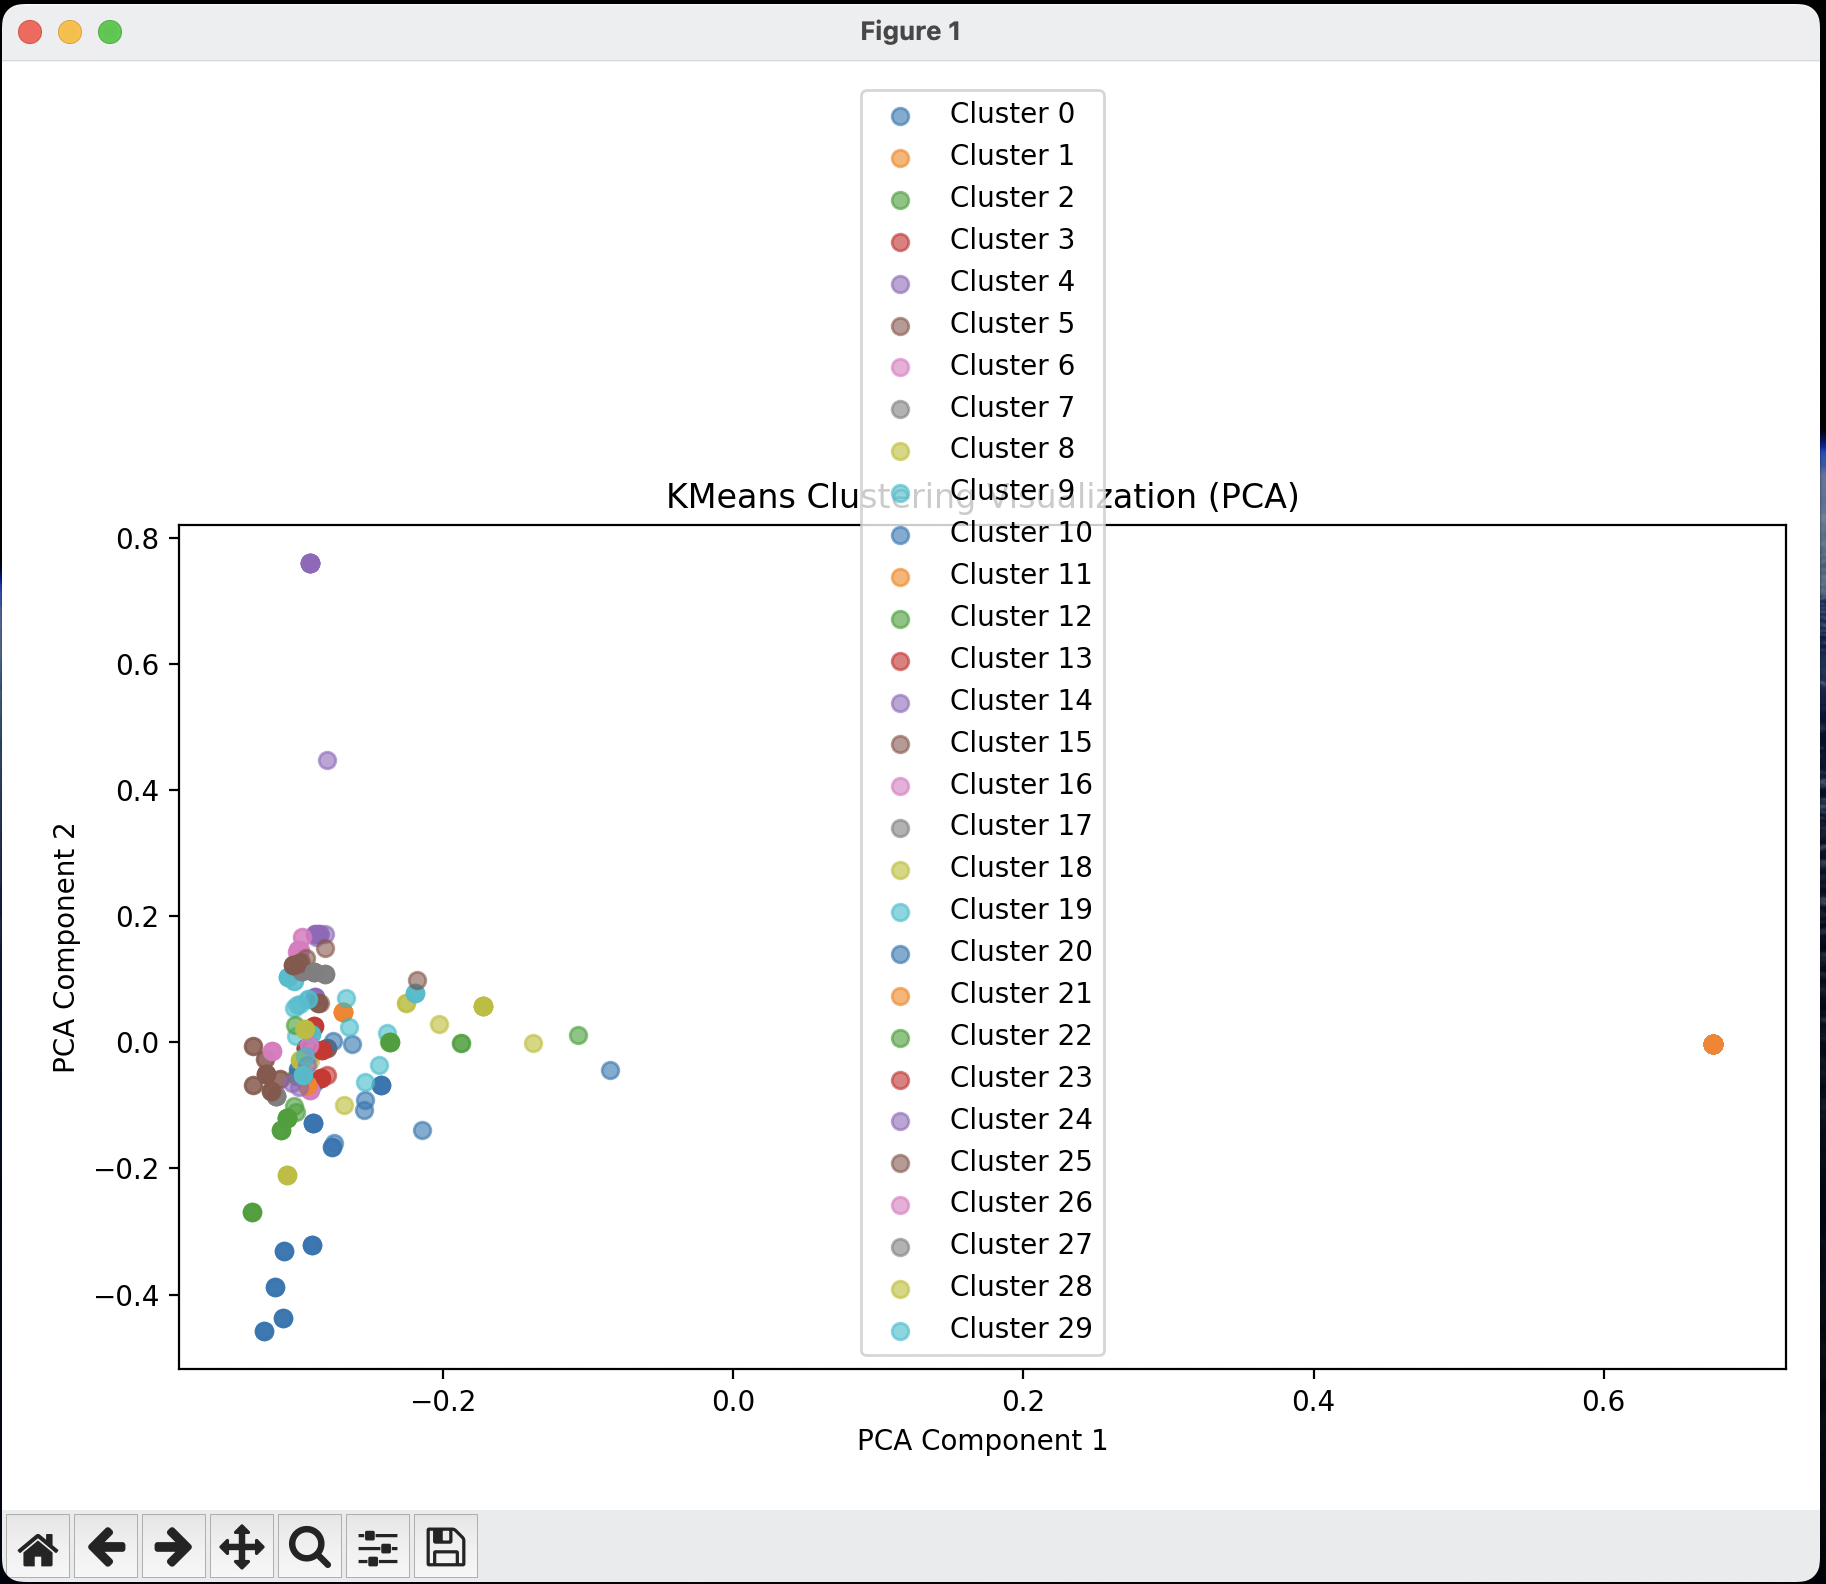

The script that drew this image:
import re
import glob
from collections import Counter
import matplotlib.pyplot as plt
from sklearn.feature_extraction.text import TfidfVectorizer
from sklearn.cluster import KMeans

from sklearn.decomposition import PCA

def plot_clusters_2d(error_messages, clustered_errors, num_clusters=5):
    vectorizer = TfidfVectorizer(stop_words='english')
    X = vectorizer.fit_transform(error_messages)

    # Reduce dimensions to 2D using PCA
    pca = PCA(n_components=2)
    reduced_data = pca.fit_transform(X.toarray())

    # Fit KMeans
    kmeans = KMeans(n_clusters=num_clusters, random_state=0)
    kmeans.fit(X)

    # Create a scatter plot of the clustered data
    plt.figure(figsize=(8, 6))

    # Plot each cluster with a different color
    for cluster in range(num_clusters):
        cluster_points = reduced_data[kmeans.labels_ == cluster]
        plt.scatter(cluster_points[:, 0], cluster_points[:, 1], label=f'Cluster {cluster}', alpha=0.6)

    plt.title('KMeans Clustering Visualization (PCA)')
    plt.xlabel('PCA Component 1')
    plt.ylabel('PCA Component 2')
    plt.legend()
    plt.tight_layout()
    plt.show()

def extract_error_messages(log_files, max_len=200):
    error_messages = []

    for file_path in log_files:
        with open(file_path, 'r') as file:
            log_content = file.read()
            # Adjust the regex pattern as needed to match your error messages
            messages = re.findall(r'Error:.*', log_content)
            for message in messages:
                truncated_message = message[:max_len]
                error_messages.append(truncated_message)

    return error_messages

def cluster_error_messages(error_messages, num_clusters=5):
    vectorizer = TfidfVectorizer(stop_words='english')
    X = vectorizer.fit_transform(error_messages)

    kmeans = KMeans(n_clusters=num_clusters, random_state=0)
    kmeans.fit(X)

    labels = kmeans.labels_

    clustered_errors = {}
    for i, label in enumerate(labels):
        if label not in clustered_errors:
            clustered_errors[label] = []
        clustered_errors[label].append(error_messages[i])

    return clustered_errors

def count_error_frequencies(clustered_errors):
    error_counter = Counter()

    for cluster, messages in clustered_errors.items():
        error_counter[f'Cluster {cluster}'] = len(messages)

    return error_counter

def plot_error_frequencies(error_counter):
    categories = list(error_counter.keys())
    frequencies = list(error_counter.values())

    plt.figure(figsize=(10, 6))
    plt.barh(categories, frequencies, color='skyblue')
    plt.xlabel('Frequency')
    plt.ylabel('Error Cluster')
    plt.title('Frequency of Error Clusters')
    plt.tight_layout()
    plt.show()

def display_cluster_details(clustered_errors, num_samples=3):
    for cluster, messages in clustered_errors.items():
        print(f'\nCluster {cluster} (Total Messages: {len(messages)}):')
        for message in messages[:num_samples]:  # Show a few sample messages
            print(f'  - {message}')

def plot_elbow_method(error_messages, max_clusters=10):
    vectorizer = TfidfVectorizer(stop_words='english')
    X = vectorizer.fit_transform(error_messages)

    sse = []
    for k in range(1, max_clusters+1):
        kmeans = KMeans(n_clusters=k, random_state=0)
        kmeans.fit(X)
        sse.append(kmeans.inertia_)  # SSE (inertia)

    plt.figure(figsize=(8, 5))
    plt.plot(range(1, max_clusters+1), sse, marker='o')
    plt.xlabel('Number of Clusters')
    plt.ylabel('SSE')
    plt.title('Elbow Method For Optimal Clusters')
    plt.show()# Find all .log files in the current directory

log_files = glob.glob('*.log')

# Process the log files
error_messages = extract_error_messages(log_files, max_len=200)
clustered_errors = cluster_error_messages(error_messages, num_clusters=30)  # Adjust number of clusters as needed
error_counter = count_error_frequencies(clustered_errors)

# Display details of each cluster
display_cluster_details(clustered_errors, num_samples=30)  # Adjust the number of sample messages as needed #=> kmeans_log_analysis_pca1.png

# Plot the frequencies
plot_error_frequencies(error_counter)

## PAC
plot_clusters_2d(error_messages, clustered_errors, num_clusters=30) #=> kmeans_log_analysis_pca.png

## # Plot the elbow method to determine optimal clusters
plot_elbow_method(error_messages, max_clusters=30) #=> kmeans_log_analysis_pca2.png
